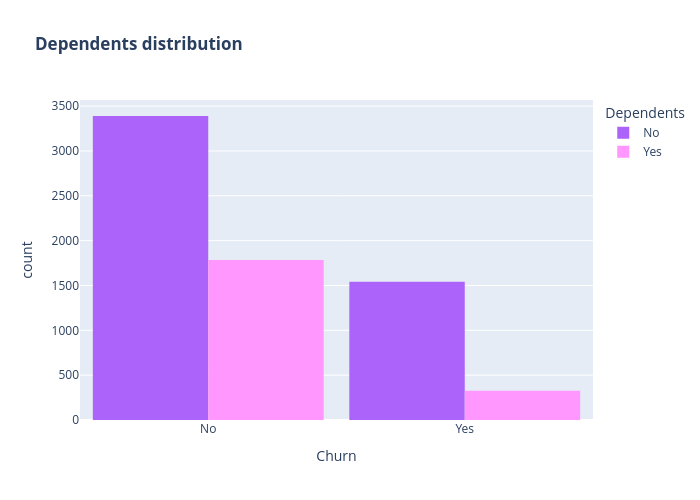

The notebook cell this image was saved under:
### Code cell
color_map = {"Yes": "#FF97FF", "No": "#AB63FA"}
fig = px.histogram(data, x="Churn", color="Dependents", barmode="group", title="<b>Dependents distribution</b>", color_discrete_map=color_map)
fig.update_layout(width=700, height=500, bargap=0.1)
fig.show()

### Figure 1 — Plotly figure (JSON) as saved in the notebook; plotly's stock layout.template omitted (floating-point values rounded to 4 significant figures; data arrays with more than 128 entries replaced by an {"elided": "..."} marker saying what was removed)
{"data": [{"alignmentgroup": "True", "bingroup": "x", "hovertemplate": "Dependents=No<br>Churn=%{x}<br>count=%{y}<extra></extra>", "legendgroup": "No", "marker": {"color": "#AB63FA", "pattern": {"shape": ""}}, "name": "No", "offsetgroup": "No", "orientation": "v", "showlegend": true, "type": "histogram", "x": {"elided": "4933 str values"}, "xaxis": "x", "yaxis": "y"}, {"alignmentgroup": "True", "bingroup": "x", "hovertemplate": "Dependents=Yes<br>Churn=%{x}<br>count=%{y}<extra></extra>", "legendgroup": "Yes", "marker": {"color": "#FF97FF", "pattern": {"shape": ""}}, "name": "Yes", "offsetgroup": "Yes", "orientation": "v", "showlegend": true, "type": "histogram", "x": {"elided": "2110 str values"}, "xaxis": "x", "yaxis": "y"}], "layout": {"bargap": 0.1, "barmode": "group", "height": 500, "legend": {"title": {"text": "Dependents"}, "tracegroupgap": 0}, "title": {"text": "<b>Dependents distribution</b>"}, "width": 700, "xaxis": {"anchor": "y", "domain": [0, 1], "title": {"text": "Churn"}}, "yaxis": {"anchor": "x", "domain": [0, 1], "title": {"text": "count"}}}}
